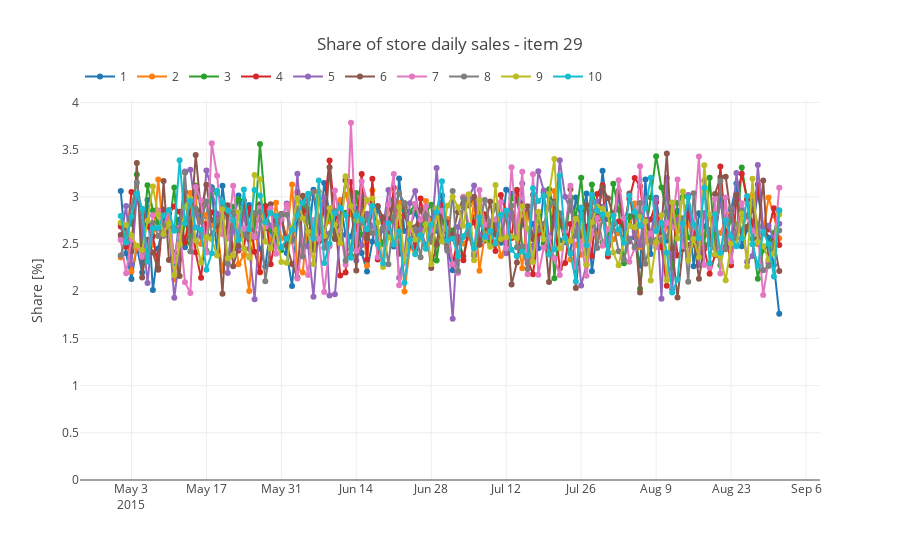

This figure's notebook cell:
### Code cell
df_interval = df_h['2015-05-01':'2015-09-01']
for item in random.sample(range(50), 1):
    in_store_share = []
    for s in hierarchy['total']:
        in_store_share.append(df_interval[f'{s}_{item}'].divide(df_interval[s], axis=0)*100)

    bplot.plot_timeseries(in_store_share, labels=hierarchy['total'],
                          title = f'Share of store daily sales - item {item}', 
                          ylabel='Share [%]', y_range=None)
